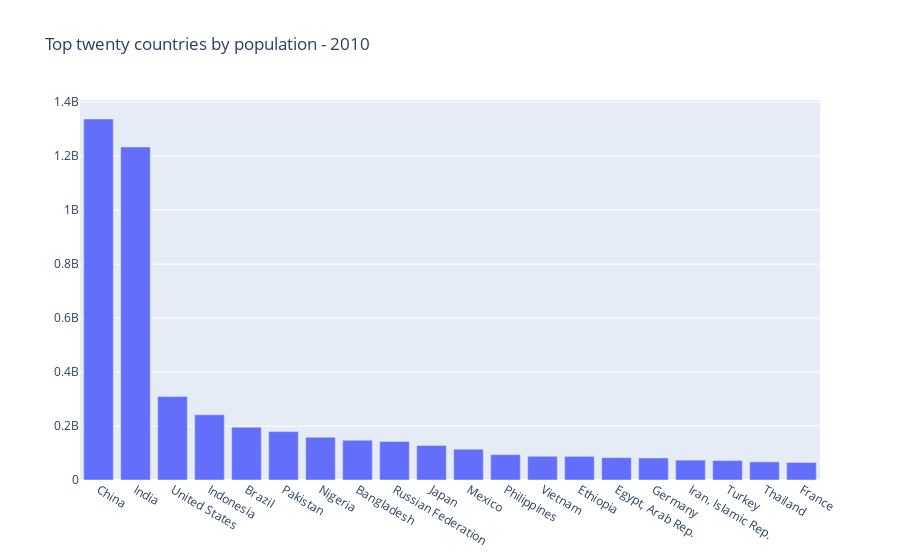

Here is the notebook cell this chart was saved with:
### Code cell
def plot_countries_by_population(year):
    fig = go.Figure()
    year_df = population_df[['Country Name', year]].sort_values(year, ascending=False)[:20]
    fig.add_bar(x=year_df['Country Name'], y=year_df[year])
    fig.layout.title = f'Top twenty countries by population - {year}'
    fig.show()
    
plot_countries_by_population('2010')

### Figure 1 — Plotly figure (JSON) as saved in the notebook; plotly's stock layout.template omitted (floating-point values rounded to 4 significant figures)
{"data": [{"type": "bar", "x": ["China", "India", "United States", "Indonesia", "Brazil", "Pakistan", "Nigeria", "Bangladesh", "Russian Federation", "Japan", "Mexico", "Philippines", "Vietnam", "Ethiopia", "Egypt, Arab Rep.", "Germany", "Iran, Islamic Rep.", "Turkey", "Thailand", "France"], "y": [1337705000, 1234281170, 309326085, 241834215, 195713635, 179424641, 158503197, 147575430, 142849449, 128070000, 114092963, 93966780, 87967651, 87639964, 82761235, 81776930, 73762519, 72326988, 67195028, 65027507]}], "layout": {"title": {"text": "Top twenty countries by population - 2010"}}}
